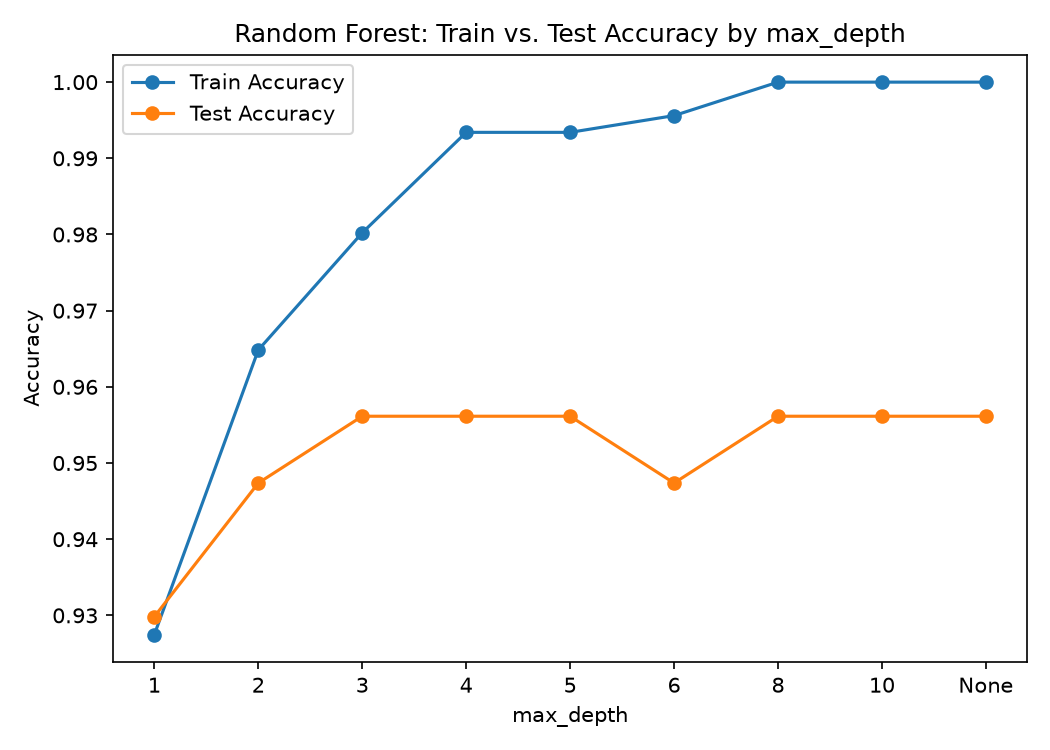

Source code (Python):
"""
Week 5 Day 2 - Overfitting Concept Practice
Compare training and testing accuracy across model complexity (n_estimators
and max_depth) to see overfitting directly in a random forest.
"""
import matplotlib.pyplot as plt
from sklearn.datasets import load_breast_cancer
from sklearn.model_selection import train_test_split
from sklearn.ensemble import RandomForestClassifier
from sklearn.metrics import accuracy_score

cancer = load_breast_cancer(as_frame=True)
X, y = cancer.data, cancer.target

X_train, X_test, y_train, y_test = train_test_split(
    X, y, test_size=0.2, random_state=42, stratify=y
)

depth_values = [1, 2, 3, 4, 5, 6, 8, 10, None]
train_scores, test_scores = [], []

for depth in depth_values:
    model = RandomForestClassifier(n_estimators=100, max_depth=depth, random_state=42)
    model.fit(X_train, y_train)
    train_scores.append(accuracy_score(y_train, model.predict(X_train)))
    test_scores.append(accuracy_score(y_test, model.predict(X_test)))

labels = [str(d) if d is not None else "None" for d in depth_values]
for label, tr, te in zip(labels, train_scores, test_scores):
    gap = tr - te
    print(f"max_depth={label:>5} | train acc={tr:.4f} | test acc={te:.4f} | gap={gap:.4f}")

plt.figure(figsize=(7, 5))
plt.plot(labels, train_scores, marker="o", label="Train Accuracy")
plt.plot(labels, test_scores, marker="o", label="Test Accuracy")
plt.xlabel("max_depth")
plt.ylabel("Accuracy")
plt.title("Random Forest: Train vs. Test Accuracy by max_depth")
plt.legend()
plt.tight_layout()
plt.savefig("overfitting_check_W5D2.png", dpi=150)
plt.show()

print(
    "\nObservation: the random forest's train/test gap grows much more "
    "slowly than a single decision tree's did on Day 1 - averaging 100 "
    "trees trained on random subsets reduces overfitting, even as individual "
    "trees inside the forest are allowed to grow deep."
)
